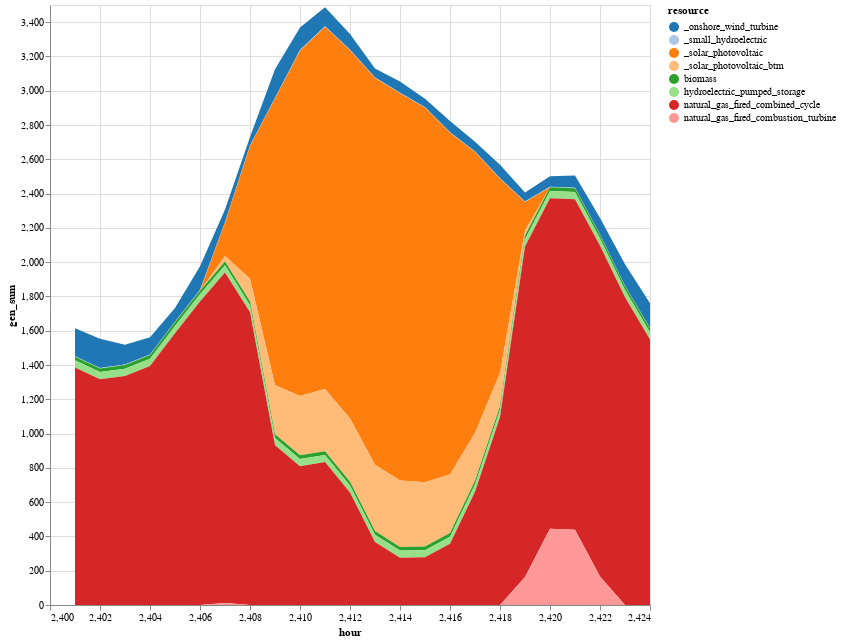

Notebook cell for this chart:
### Code cell
# Plot stacked generation by each resource type
g = sol_gen_btm |>
@vlplot(:area, 
    x=:hour, y={:gen_sum, stack=:zero}, 
    color={"resource:n", scale={scheme="category20"}},
    width=600,height=600)

### Figure 1 — Vega-Lite specification as saved in the notebook (floating-point values rounded to 4 significant figures; data arrays with more than 128 entries replaced by an {"elided": "..."} marker saying what was removed)
{"data": {"values": {"elided": "192 records"}}, "encoding": {"color": {"field": "resource", "scale": {"scheme": "category20"}, "type": "nominal"}, "x": {"field": "hour", "type": "quantitative"}, "y": {"field": "gen_sum", "stack": "zero", "type": "quantitative"}}, "height": 600, "mark": "area", "width": 600}
